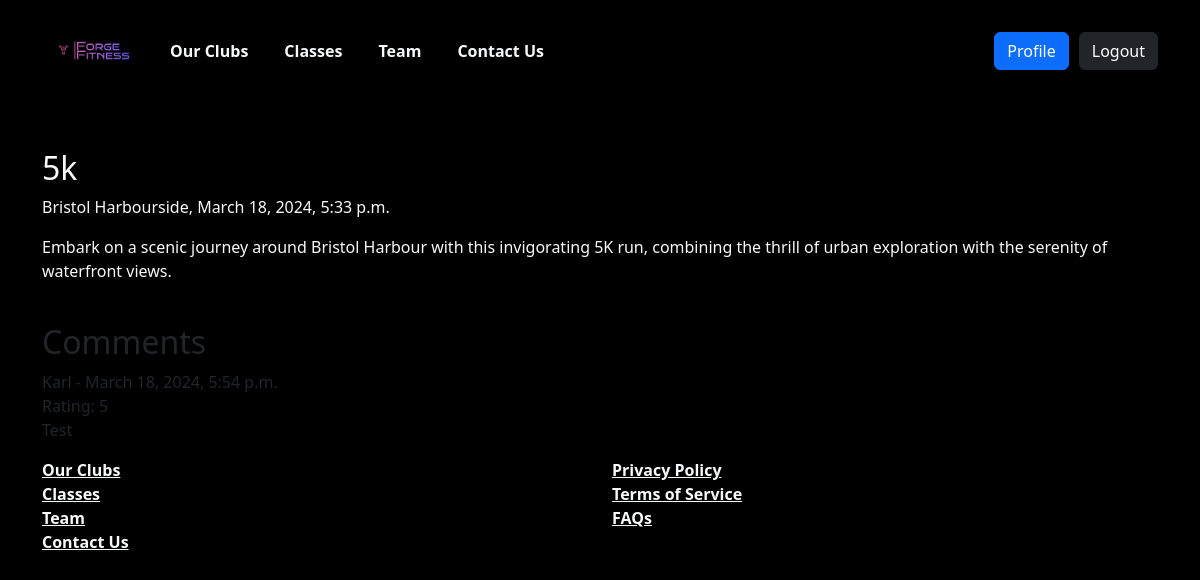
The page /5k/ (signed in) on the database its author committed.
### forgefitnessweb/models.py (models this page shows, shortened)
class Sessions(models.Model):
    title = models.CharField(max_length=200, unique=True)
    location = models.CharField(max_length=200)
    time = models.TimeField()
    date = models.DateField()
    description = models.TextField(blank=True)
    slug = models.SlugField(max_length=200, unique=True, blank=True)

class CommentReview(models.Model):
    username = models.ForeignKey(User, on_delete=models.SET_NULL, null=True, related_name='comments')
    post = models.ForeignKey(Sessions, on_delete=models.CASCADE, related_name="comments")
    body = models.TextField()
    rating = models.IntegerField(choices=[(i, i) for i in range(1, 6)])
    created_on = models.DateTimeField(auto_now_add=True)

### forgefitnessweb/views.py (the view)
# urls.py: path("<slug:slug>/",views.SessionDetail.as_view(), name="session-detail")
class SessionDetail(generic.DetailView):
    model = Sessions
    template_name = 'classes_details.html'

### forgefitnessweb/templates/classes_details.html
{% extends "base.html" %}
{% load static %}
{% block content %}
<div class="text-light">
    <h2 class="font-weight-bold">{{sessions.title}}</h2>
    <p>{{sessions.location}}, {{sessions.date}}, {{sessions.time}} </p>
    <p>{{sessions.description}}</p>
</div>
<br>
<h2>Comments</h2>
{% if not sessions.comments.all %}
    No Comments Yet...
    <a href="#">Add One</a>
{% else %}
    {% for comment in sessions.comments.all %}
    {{comment.username}} - {{comment.created_on}}
    <br>
    Rating: {{comment.rating}}
    <br>
    {{comment.body}}
    {% endfor %}
{% endif %}
{% endblock %}

### static/css/style.css (style rules this page uses)
body { background-color: #000000; }

### rows shown on the page
Sessions: title "5k", location "Bristol Harbourside", date "March 18, 2024", time "5:33 p.m.", description "Embark on a scenic journey around Bristol Harbour with this invigorating 5K run, combining the thrill of urban exploration with the serenity of waterfront views."
CommentReview: username "Karl", created_on "March 18, 2024, 5:54 p.m.", rating "5", body "Test"
